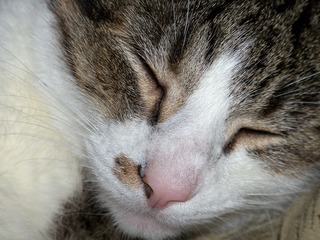
#> input picture tools/python/img2matrix/cat.jpg, 320 x 240 px
$ python img2graymatrix.py cat.jpg out.png
#> lines starting #> are read from the running program, lines starting #| are printed output that depends on the picture
#!/usr/bin/env python

import sys, Image, numpy
import scipy.io

if len(sys.argv) != 3:
	print >> sys.stderr, "usage:", sys.argv[0], "<img> <output>"
	sys.exit(1)

fname = sys.argv[1]
out = sys.argv[2]
img = Image.open(fname).convert('L')
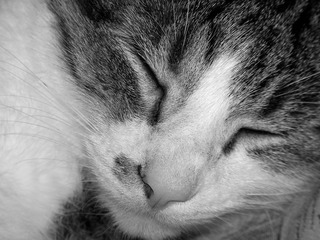
#> img: PIL image 320x240 L; min 0, max 250, mean 124.4
img = numpy.array(img)
scipy.io.savemat(out, {"image": img}, oned_as = 'column', do_compression = True)
